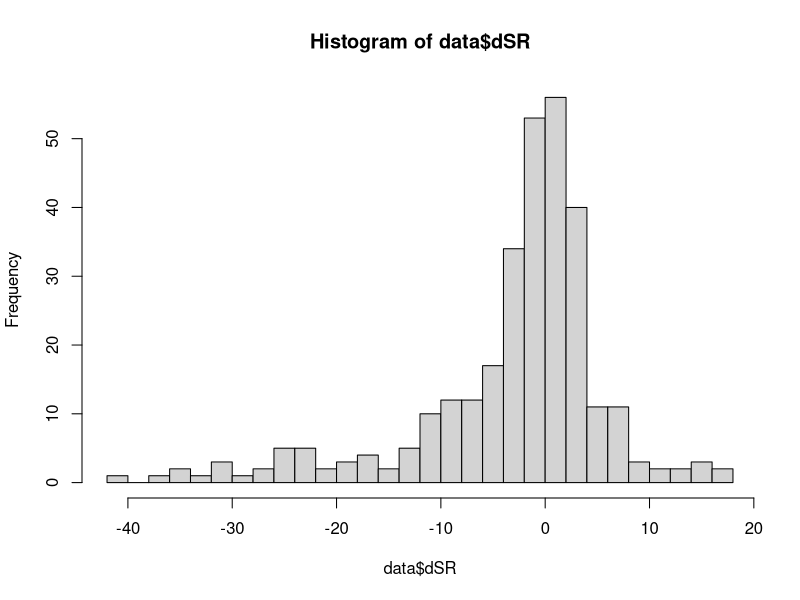
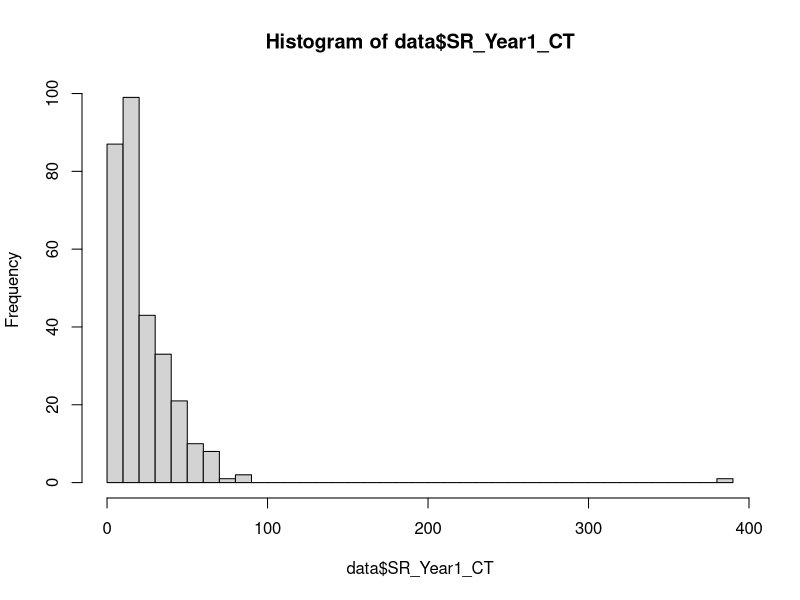
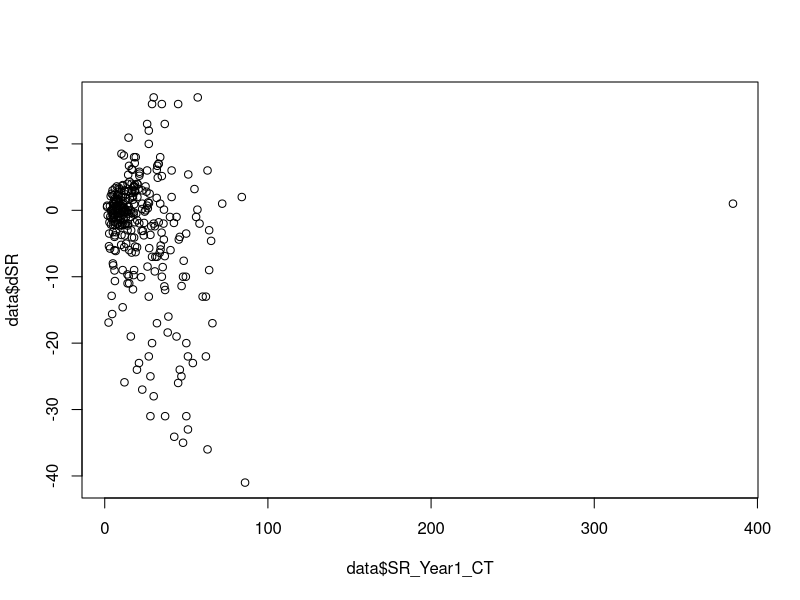
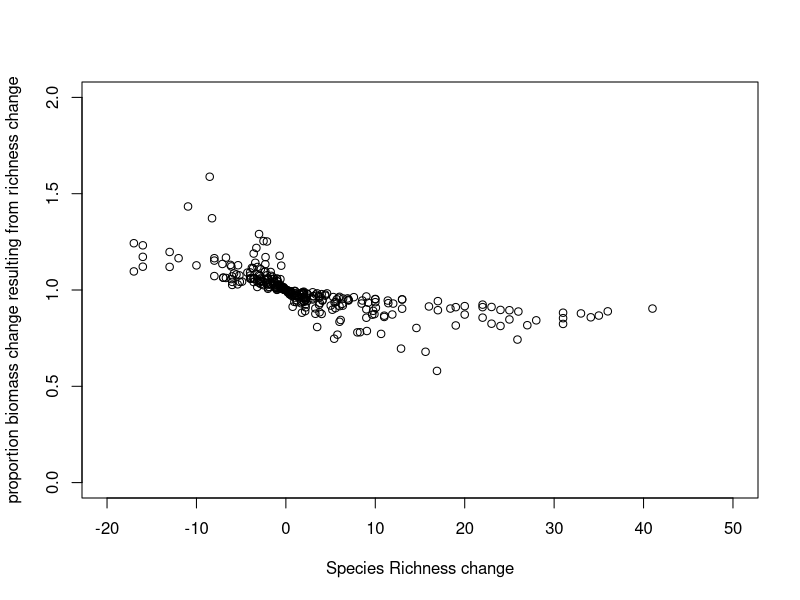
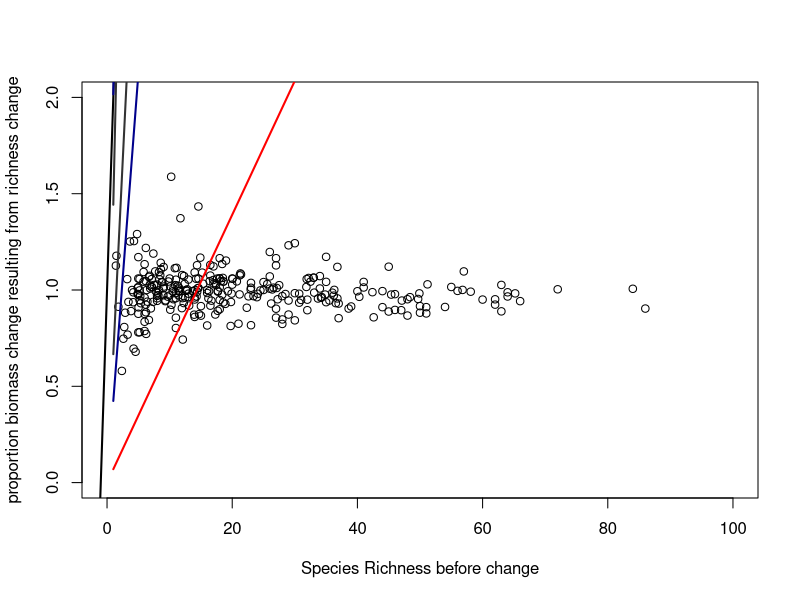
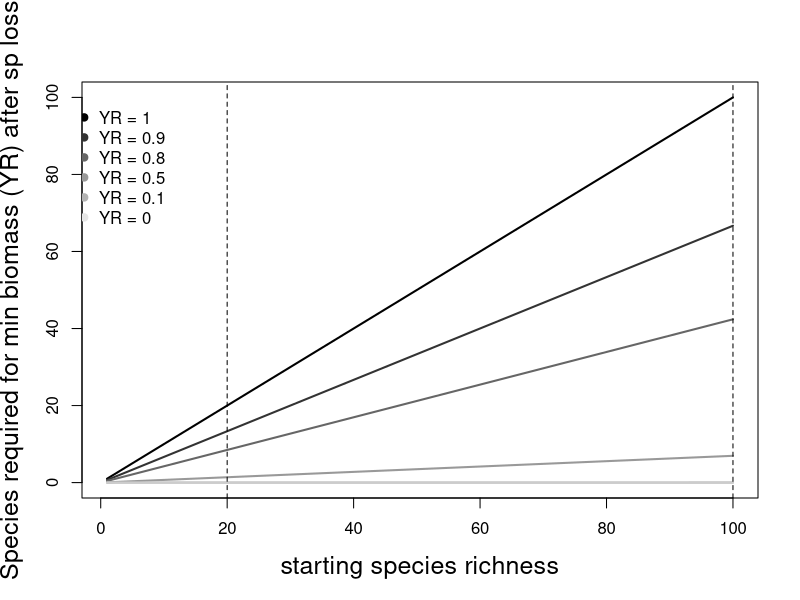
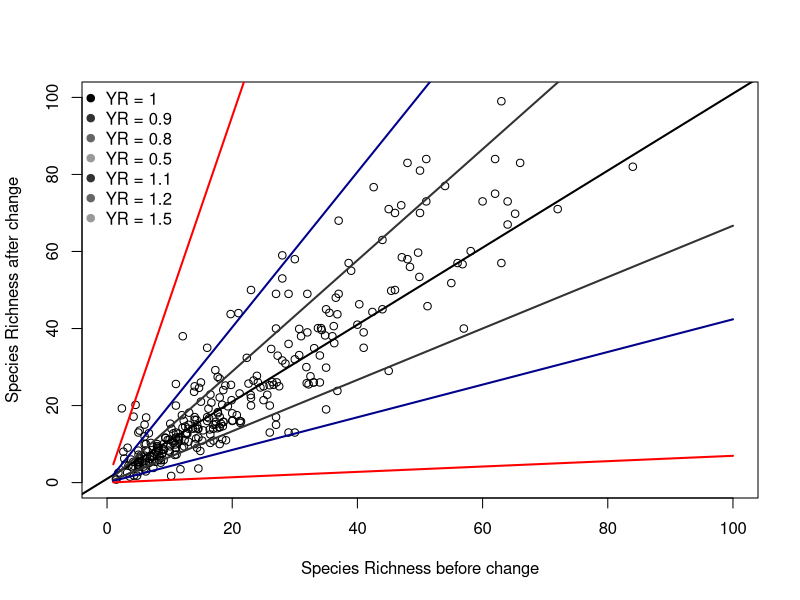
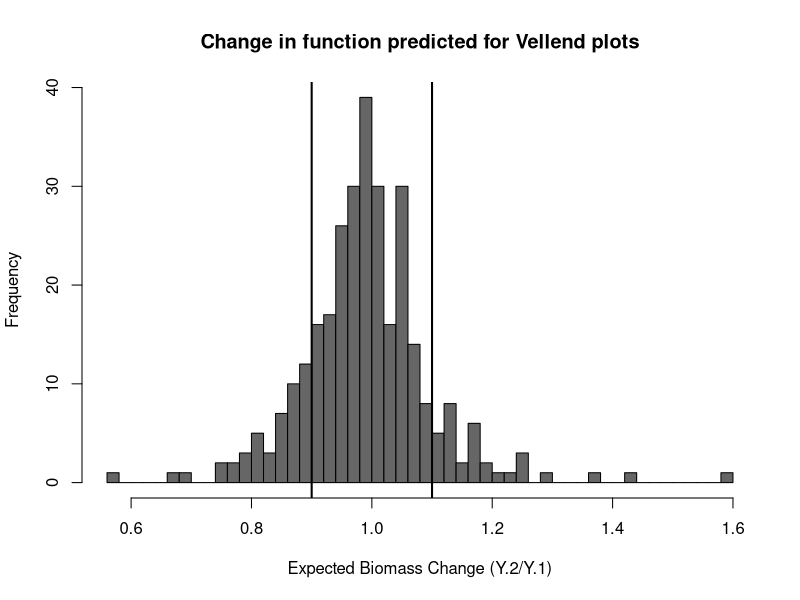

Here is the R script that generated these plots, in order:
### estimating proportion of function remaining after species loss

## proportion remaining:

#Y.R <- 1 - (S.2^b)/(S.1^b)

# do some algebra, and: 

b <- 0.26 # scaling exponent
S.1 <- seq(1, 100, 1) #species richness before loss
#S.2 number of species lost
#Y.R proportion biomass remaining after species loss

S.2.func = function(Y, S.1) exp((1/b) * ( log(Y) + b*log(S.1) ))

### so what if we plot a histogram of expected biomass change due to change in diversity. This would be acheived by rearranging the S.2 function to solve for Y2, for change in richness and the starting richness. 
Y.func <- function(S.1, S.2) (S.2/S.1)^b  # Y.postloss / Y.preloss = proportion of biomass remaining


#how many species do you have to lose to lose 10% of function?
pdf(file = "figure RB.pdf", width = 6, height = 6)
plot(S.2.func(1, S.1) ~ S.1, xlim = c(1,100), ylim = c(0,100), pch = '', xlab = 'starting species richness', ylab = 'Species required for min biomass (YR) after sp loss', cex.lab = 1.5)
lines(S.2.func(1, S.1) ~ S.1, col=1, lwd = 2)
lines(S.2.func(0.9, S.1) ~ S.1, col='gray20', lwd = 2)
lines(S.2.func(0.8, S.1) ~ S.1, col='gray40', lwd = 2)
lines(S.2.func(0.5, S.1) ~ S.1, col='gray60', lwd = 2)
lines(S.2.func(0.1, S.1) ~ S.1, col='gray70', lwd = 2)
lines(S.2.func(0, S.1) ~ S.1, col='gray80', lwd = 2)
legend(-5, 100, c('YR = 1', 'YR = 0.9', 'YR = 0.8', 'YR = 0.5', 'YR = 0.1', 'YR = 0'), pch=19, col = c('black', 'gray20', 'gray40',  'gray60', 'gray70','gray90'), bty = 'n')
abline(v = 100, lty = 2, lwd = 1)
abline(v = 20, lty = 2, lwd = 1)
dev.off()

#ok, so with Y.R set at 0, we see a 1:1 line. meaning, to maintain 100% function you can lose no species. 
# Y.R = 0.05, you can have 80 species and acheive the 95% of the function of 100 specie.
# so, if Y.R = 0.5, we see that 50% function is acheived by something like 10 species; in other words, if you start with 100 species, you can lose 90 and maintain 50% of function. If you start with 40 species, you can end up with as few as 4 (or so) and still maintain 50% function. 
# if Y.R = 0.9, i.e., the post-loss community retains 10% of function, then you can lose 


### bring in vellend data

data=read.csv("./vellend.csv")
data$dSR <- data$SR_Year1_CT - data$SR_Year2_CT
hist(data$dSR, breaks = 40)
hist(data$SR_Year1_CT, breaks = 40)
plot(data$dSR ~ data$SR_Year1_CT)

pdf(file = "figure RB.pdf", width = 6, height = 6)
plot(data$SR_Year2_CT ~ data$SR_Year1_CT, ylim = c(0,100), xlim = c(0,100), xlab = 'Species Richness before change', ylab = 'Species Richness after change')
abline(a = 1, b = 1, lwd = 2)
lines(S.2.func(0.9, S.1) ~ S.1, col='gray20', lwd = 2)
lines(S.2.func(0.8, S.1) ~ S.1, col='dark blue', lwd = 2)
lines(S.2.func(0.5, S.1) ~ S.1, col='red', lwd = 2)
lines(S.2.func(1.1, S.1) ~ S.1, col='gray20', lwd = 2)
lines(S.2.func(1.2, S.1) ~ S.1, col='dark blue', lwd = 2)
lines(S.2.func(1.5, S.1) ~ S.1, col='red', lwd = 2)
legend(-5, 105, c('YR = 1', 'YR = 0.9', 'YR = 0.8', 'YR = 0.5', 'YR = 1.1', 'YR = 1.2', 'YR = 1.5'), pch=19, col = c('black', 'gray20', 'gray40',  'gray60', 'gray20', 'gray40',  'gray60'), bty = 'n')
dev.off()




pdf(file = "figure deltaY Vellend.pdf", width = 6, height = 6)
hist(Y.func(data$SR_Year2_CT, data$SR_Year1_CT), col = 'gray40', breaks = 40, main = 'Change in function predicted for Vellend plots', xlab = 'Expected Biomass Change (Y.2/Y.1)')
abline(v = 0.9, lwd = 2)
abline(v = 1.1, lwd = 2)
dev.off()


# this shows that it's not the mangitude of change, but the combination of magnitude and where your'e starting from.
plot(Y.func(data$SR_Year2_CT, data$SR_Year1_CT) ~ I(data$SR_Year2_CT - data$SR_Year1_CT), ylim = c(0,2), xlim = c(-20,50), xlab = 'Species Richness change', ylab = 'proportion biomass change resulting from richness change')

plot(Y.func(data$SR_Year2_CT, data$SR_Year1_CT) ~ data$SR_Year1_CT, ylim = c(0,2), xlim = c(0,100), xlab = 'Species Richness before change', ylab = 'proportion biomass change resulting from richness change')

abline(a = 1, b = 1, lwd = 2)
lines(S.2.func(0.9, S.1) ~ S.1, col='gray20', lwd = 2)
lines(S.2.func(0.8, S.1) ~ S.1, col='dark blue', lwd = 2)
lines(S.2.func(0.5, S.1) ~ S.1, col='red', lwd = 2)
lines(S.2.func(1.1, S.1) ~ S.1, col='gray20', lwd = 2)
lines(S.2.func(1.2, S.1) ~ S.1, col='dark blue', lwd = 2)
lines(S.2.func(1.5, S.1) ~ S.1, col='red', lwd = 2)
legend(-5, 105, c('YR = 1', 'YR = 0.9', 'YR = 0.8', 'YR = 0.5', 'YR = 1.1', 'YR = 1.2', 'YR = 1.5'), pch=19, col = c('black', 'gray20', 'gray40',  'gray60', 'gray20', 'gray40',  'gray60'), bty = 'n')
dev.off()

### do this for Elahi et al data
data1 = read.csv("./elahidata.csv")

library(plyr)
tab1 <- ddply(data1, .(subSiteID), summarize, min(date.no))
tab2 <- ddply(data1, .(subSiteID), summarize, min(initialDate.no))
tab3 <- ddply(data1, .(subSiteID), summarize, max(date.no))
names(tab3) <- c('subSiteID', 'endDate.no')
data2 <- merge(data1, tab3, by = 'subSiteID')
data2$endRich <- ifelse(data2$date.no == data2$endDate.no, 'E','C')

data3 <- data2[data2$endRich == 'E',]
head(data3)
tab4 <- ddply(data3, .(subSiteID), summarize, max(rich))
names(tab4) <- c('subSiteID', 'endRich')
data4 <- merge(data2, tab4, by = 'subSiteID')

data4$dSR <- data4$endRich.y - data4$initialRich
hist(data4[data4$Trophic == '1',]$dSR, breaks = 40)
hist(data4[data4$Trophic == '2',]$dSR, breaks = 40)
hist(data4[data4$Trophic == '1',]$initialRich, breaks = 40)
hist(data4[data4$Trophic == '2',]$initialRich, breaks = 40)
plot(data4$dSR ~ data4$initialRich)

## for primary producers
b <- 0.26 # scaling exponent
S.1 <- seq(1, 150, 1) #species richness before loss
#S.2 number of species lost
#Y.R proportion biomass remaining after species loss
S.2 = function(Y, S.1) exp((1/b) * ( log(Y) + b*log(S.1) ))

pdf(file = "figure RBE alg.pdf", width = 6, height = 6)
plot(data4[data4$Trophic == '1',]$endRich.y ~ data4[data4$Trophic == '1',]$initialRich, pch = 19, ylim = c(0,40), xlim = c(0,40), xlab = 'Species Richness before change', ylab = 'Species Richness after change', main = ('Elahi data algae'))
abline(a = 1, b = 1, lwd = 2)
lines(S.2.func(0.9, S.1) ~ S.1, col='gray20', lwd = 2)
lines(S.2.func(0.8, S.1) ~ S.1, col='dark blue', lwd = 2)
lines(S.2.func(0.5, S.1) ~ S.1, col='red', lwd = 2)
lines(S.2.func(1.1, S.1) ~ S.1, col='gray20', lwd = 2)
lines(S.2.func(1.2, S.1) ~ S.1, col='dark blue', lwd = 2)
lines(S.2.func(1.5, S.1) ~ S.1, col='red', lwd = 2)
legend(-5, 105, c('YR = 1', 'YR = 0.9', 'YR = 0.8', 'YR = 0.5', 'YR = 1.1', 'YR = 1.2', 'YR = 1.5'), pch=19, col = c('black', 'gray20', 'gray40',  'gray60', 'gray20', 'gray40',  'gray60'), bty = 'n')
dev.off()

pdf(file = "figure deltaY Elahi alg.pdf", width = 6, height = 6)
hist(Y.func(data4[data4$Trophic == '1',]$endRich.y, data4[data4$Trophic == '1',]$initialRich), col = 'gray40',  breaks = 40, main = 'Change in function predicted for Elahi alg', xlab = 'Expected Biomass Change (Y.2/Y.1)')
abline(v = 0.9, lwd = 2)
abline(v = 1.1, lwd = 2)
dev.off()

## for grazers
b <- 0.47 # scaling exponent
S.1 <- seq(1, 100, 1) #species richness before loss
#S.2 number of species lost
#Y.R proportion biomass remaining after species loss
S.2 = function(Y, S.1) exp((1/b) * ( log(Y) + b*log(S.1) ))


pdf(file = "figure RBE herbs.pdf", width = 6, height = 6)
plot(data4[data4$Trophic == '2',]$endRich.y ~ data4[data4$Trophic == '2',]$initialRich, pch = 19, ylim = c(0,100), xlim = c(0,100), xlab = 'Species Richness before change', ylab = 'Species Richness after change', main = ('Elahi data herbivores'))
abline(a = 1, b = 1, lwd = 2)
lines(S.2.func(0.9, S.1) ~ S.1, col='gray20', lwd = 2)
lines(S.2.func(0.8, S.1) ~ S.1, col='dark blue', lwd = 2)
lines(S.2.func(0.5, S.1) ~ S.1, col='red', lwd = 2)
lines(S.2.func(1.1, S.1) ~ S.1, col='gray20', lwd = 2)
lines(S.2.func(1.2, S.1) ~ S.1, col='dark blue', lwd = 2)
lines(S.2.func(1.5, S.1) ~ S.1, col='red', lwd = 2)
legend(-5, 105, c('YR = 1', 'YR = 0.9', 'YR = 0.8', 'YR = 0.5', 'YR = 1.1', 'YR = 1.2', 'YR = 1.5'), pch=19, col = c('black', 'gray20', 'gray40',  'gray60', 'gray20', 'gray40',  'gray60'), bty = 'n')
dev.off()

pdf(file = "figure deltaY Elahi herbs.pdf", width = 6, height = 6)
hist(Y.func(data4[data4$Trophic == '2',]$endRich.y, data4[data4$Trophic == '2',]$initialRich), col = 'gray40', breaks = 40, main = 'Change in function predicted for Elahi alg', xlab = 'predicted proportional change in function')
abline(v = 0.9, lwd = 2)
abline(v = 1.1, lwd = 2)
dev.off()



## plot of all scaling functions

pdf(file = "figure 1C.pdf", width = 6, height = 4)
plot(5*S.1^b ~ S.1, pch = '', xlim = c(1, 150), ylim = c(0, 80), xlab = 'Species richness (S)', ylab = 'estimated biomass (Y)')
b <- 0.26
lines(5*S.1^b ~ S.1, lwd = 2, col = 1)

b <- 0.47
lines(5*S.1^b ~ S.1, lwd = 2, col = 'gray40')

b <- 0.52
lines(5*S.1^b ~ S.1, lwd = 2, col = 'gray60')

legend(0, 80, c('Plants and Algae', 'Aq. Herbivores', 'Aq. Detritivores'), pch=19, col = c('black', 'gray40', 'gray60'), bty = 'n')
dev.off()
